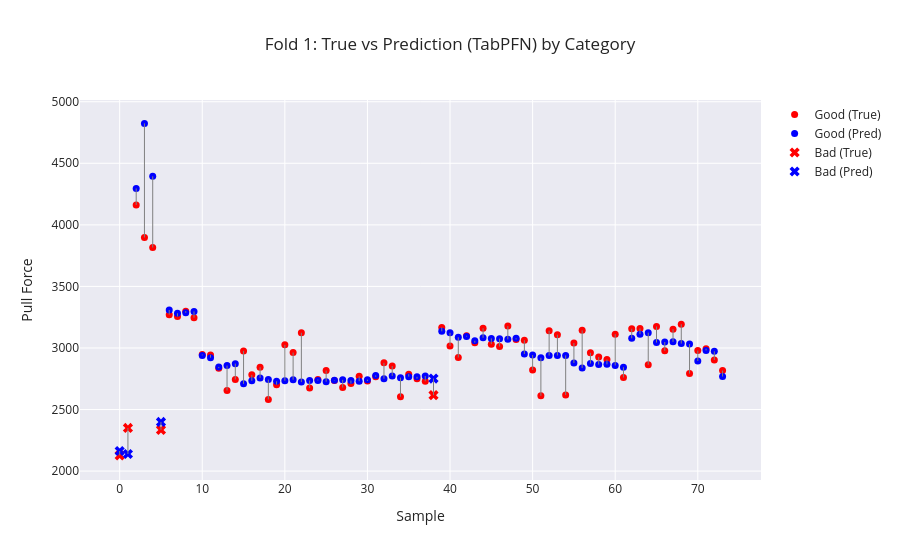
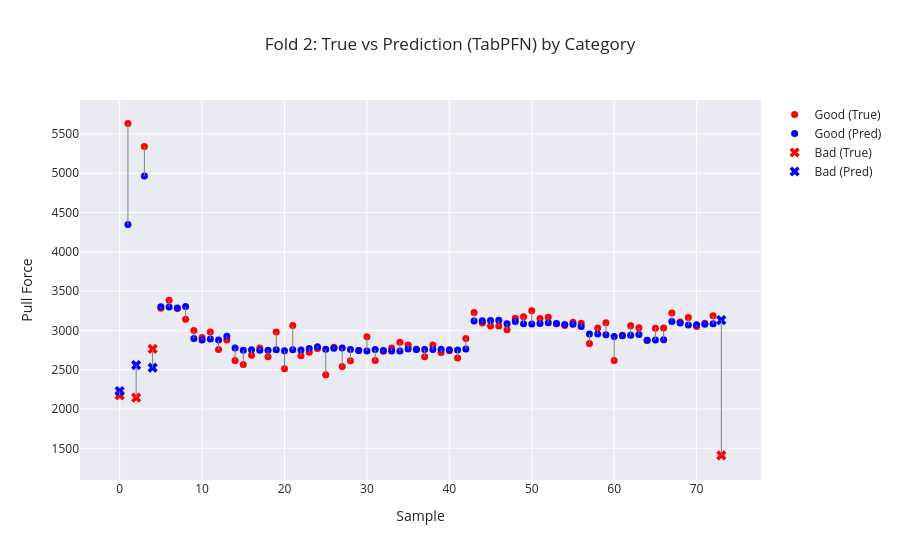
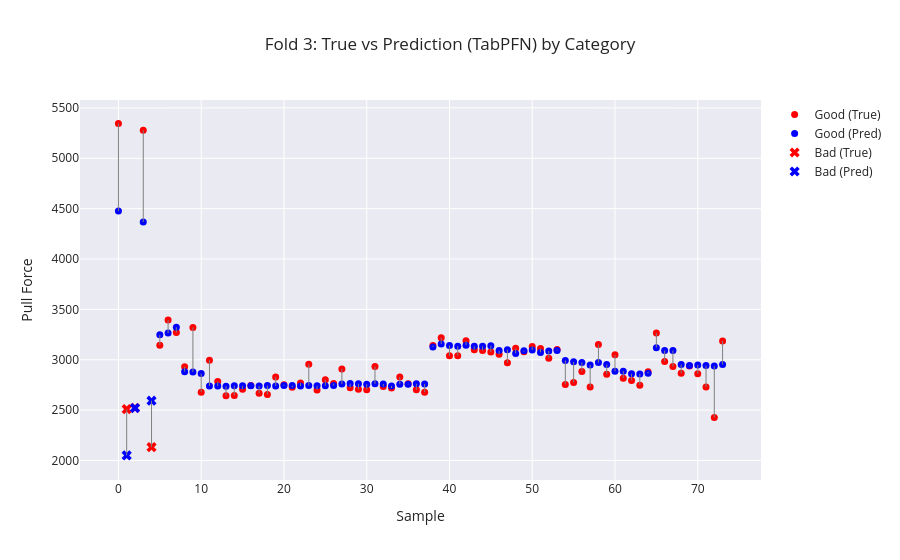
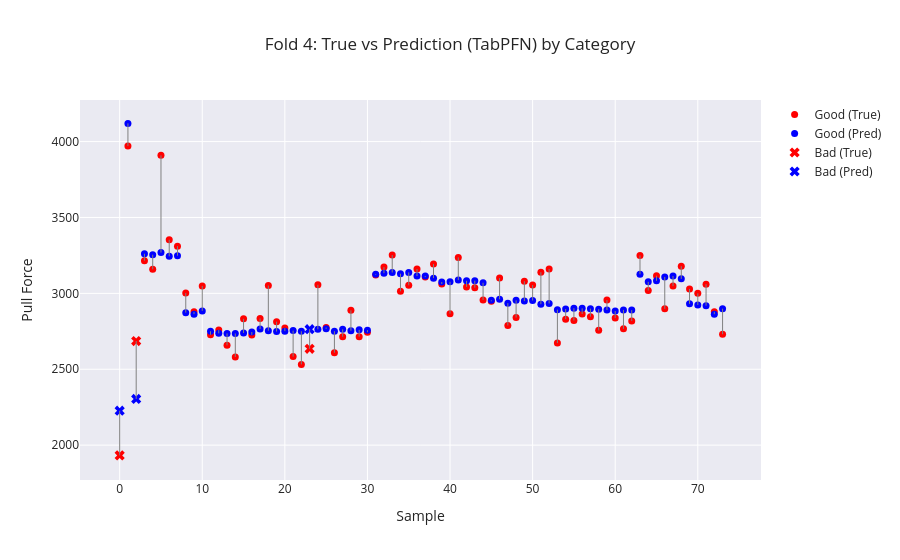

The notebook cell these images were saved under, in order:
### Markdown cell above
# Cross Validation

### Code cell
cross_df = pd.read_csv("data/train_dev_data.csv")

skf = StratifiedKFold(n_splits=5, shuffle=True, random_state=42)

mae_list = []
rmse_list = []
R2_list = []

for fold, (train_index, val_index) in enumerate(skf.split(cross_df["Sample ID"], cross_df["Category"])):
    x_tr, y_tr = get_features_and_target(cross_df.iloc[train_index], target_column) 
    x_val, y_val = get_features_and_target(cross_df.iloc[val_index], target_column)

    x_tr_scale = sc.fit_transform(X=x_tr)
    x_val_scale = sc.transform(x_val)

    if model == 'XGBoost':
        dtrain = xgb.DMatrix(x_tr_scale, label=y_tr)
        dval = xgb.DMatrix(x_val_scale, label=y_val)

        params = {
            'objective': 'reg:squarederror',
            'max_depth': 5,
            'eta': 0.3,
            'eval_metric': 'rmse'
        }

        num_boost_round = 5
        bst = xgb.train(params, dtrain, num_boost_round)

        preds = bst.predict(dval)
        
    else:
        regressor = TabPFNRegressor()
        regressor.fit(x_tr, y_tr)

        preds = regressor.predict(x_val)

    mae  = mean_absolute_error(y_val, preds)
    rmse = root_mean_squared_error(y_val, preds)
    R2   = r2_score(y_val, preds)

    mae_list.append(mae) 
    rmse_list.append(rmse) 
    R2_list.append(R2)

    # Categories
    categories= cross_df.iloc[val_index]["Category"].values

    plot_visualizer(
        true_vals=y_val,
        pred_vals=preds,
        categories=categories,
        title=f"Fold {fold+1}: True vs Prediction (TabPFN) by Category"
    )

    print(f"\nFold {fold+1}")
    print("MAE :", mae)
    print("RMSE:", rmse)
    print("R²  :", R2)

mae_mean = np.mean(mae_list) 
rmse_mean = np.mean(rmse_list) 
R2_mean = np.mean(R2_list)
